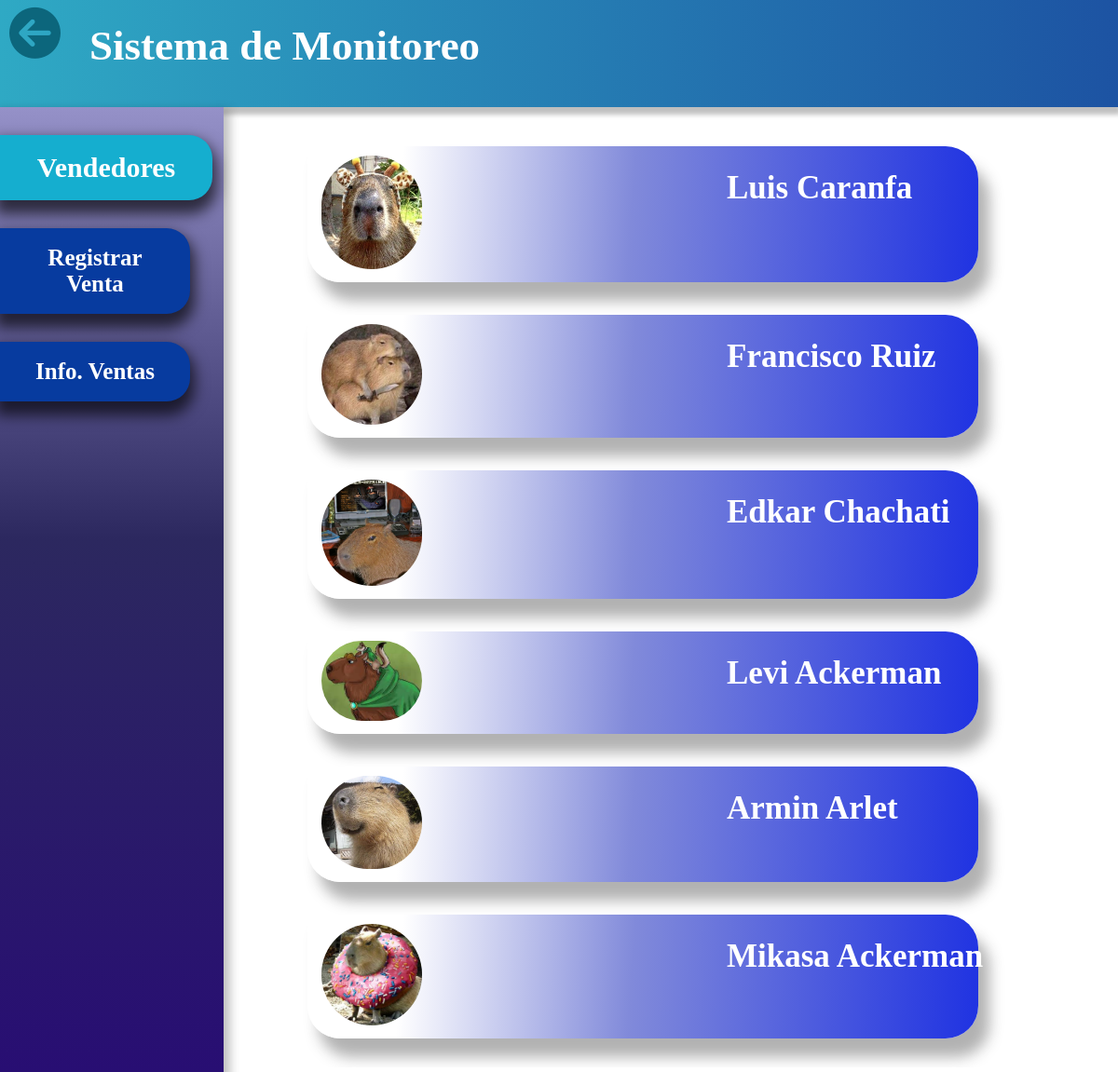
The app's page /users/home/ (signed in), older data.
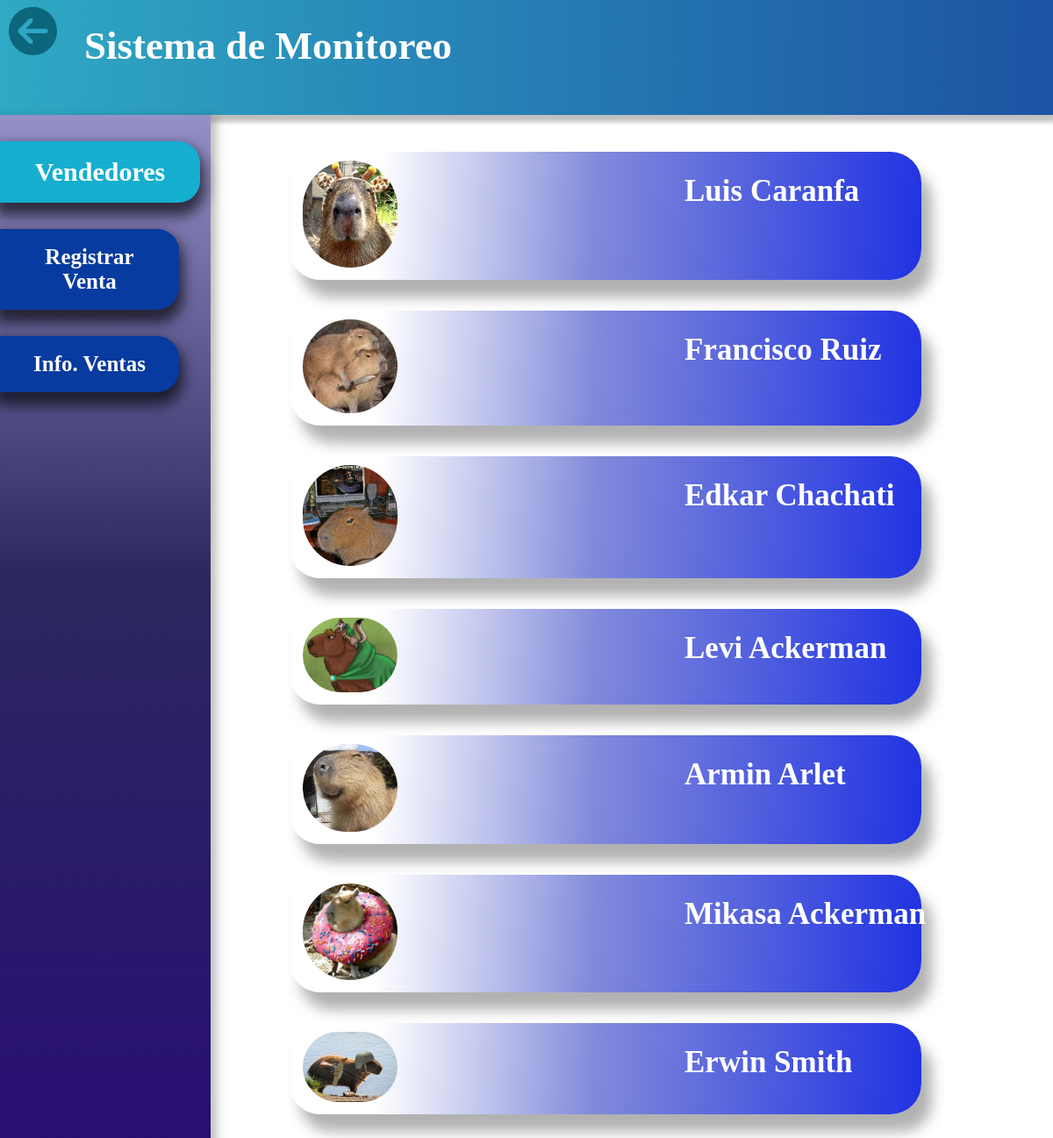
The same page, newer data.
### users/models.py (models this page shows)
class Profile(models.Model):
    name = models.CharField(max_length=120)
    identification_document = models.CharField(max_length=10, default="none")
    created = models.DateTimeField(auto_now_add=True)
    last_modified = models.DateTimeField(auto_now=True)

class Salesman(Profile):
    user = models.OneToOneField(User, on_delete=models.CASCADE)
    count_sells = models.IntegerField(default=0)
    earnings = models.DecimalField(max_digits=10, decimal_places=2, default=0)
    seller_id = models.AutoField(
        auto_created=True, primary_key=True, unique=True)
    picture = models.ImageField(
        upload_to="users/pictures",
        blank=True,
        null=True
    )

class Profile(models.Model):
    name = models.CharField(max_length=120)
    identification_document = models.CharField(max_length=10, default="none")
    created = models.DateTimeField(auto_now_add=True)
    last_modified = models.DateTimeField(auto_now=True)

### users/views.py (the view)
class HomeView(LoginRequiredMixin, ListView):
    template_name = 'users/html/index.html'
    model = Salesman
    ordering = ('seller_id',)
    context_object_name = 'salesmans'

### templates/users/html/index.html (shortened to what this page needs)
<!DOCTYPE html>
<html lang="en">
  <head>
    {% load static %}
    <link rel="stylesheet" href="{%static 'users/css/style_index.css'%}">
  </head>
  <body>
    <header id="header">
      <h1 id="title">
	Sistema de Monitoreo
      </h1>
      <div class="go-back">
	<a href="{%url 'users:logout' %}"><i class="fas fa-arrow-circle-left"></i></a>
      </div>
    </header>
    <nav id="navegation">
      <div class="menu">
      <div>
	<a class="actual" href="{%url 'users:home' %}">Vendedores</a>
      </div>
      <div>
	<a class="option" href="{%url 'sells:register' %}">Registrar Venta</a>
      </div>
      <div>
	<a class="option"href="{%url 'sells:search' %}">Info. Ventas</a>
      </div>
      </div>
    </nav>
    <main id="content">
        {% for salesman in salesmans %}
        <a href="/users/detail/{{ salesman.pk }}/0">
	        <div class="seller">
                <img src="{{ salesman.picture.url }}" alt="">
                <h2 class="name">
                    {{ salesman.name }}
                </h2>
            </div>
        </a>
        {% endfor %}
    </main>
  </body>
</html>

Row changes from the older to the newer data that the page shows:
added Salesman: picture (picture), name "Erwin Smith"
